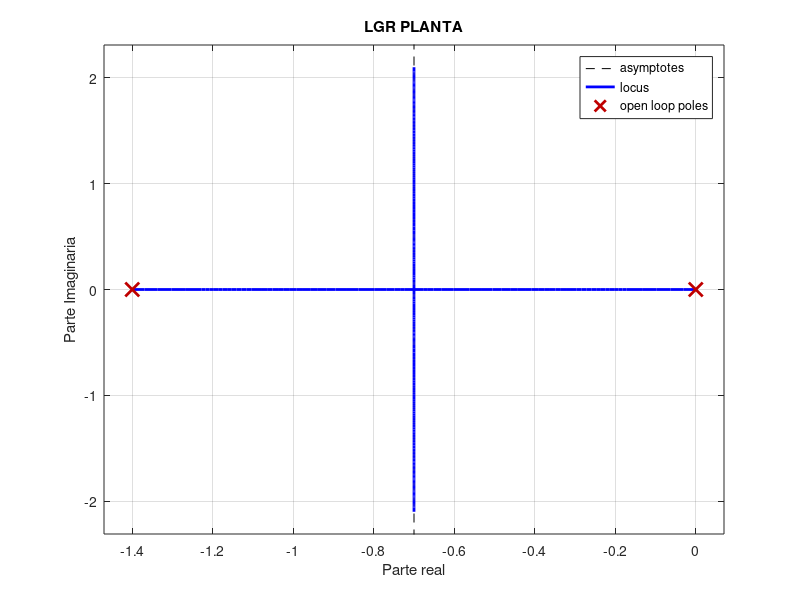
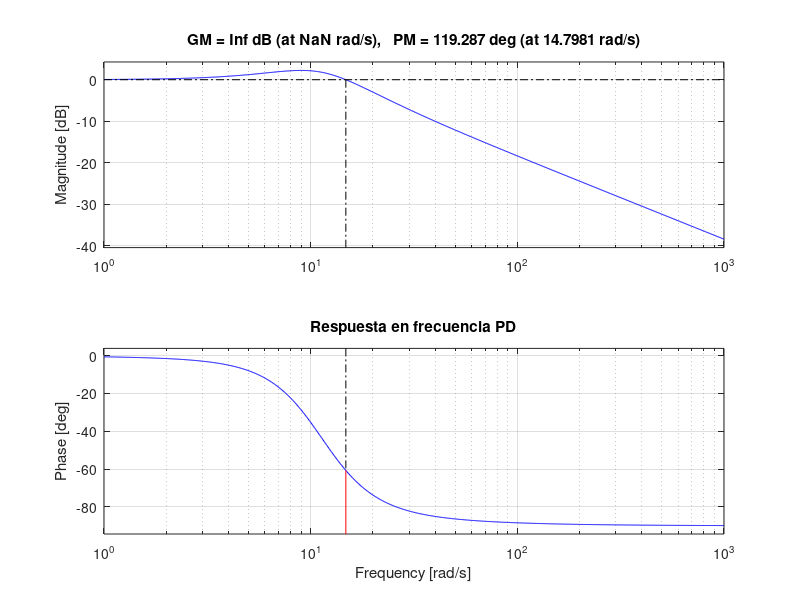

The MATLAB script that drew these images, in order: (Note: this script raises an error after producing the figures.)
%% Limpieza

close all;
clear;
clc

% Formato largo para coma flotante
format long;

%% Definicion del plano s y sistema a controlar

% Variable de Laplace
s = tf('s');
% Panta
% Datos
K_h = 11.4;
p1 = 1.4;
% FDT
G = (K_h)/(s*(s + p1));
%Realimantecion
H = 1;

[num, den] = tfdata(G,'v');

G_num = num;
G_den = den;

% Polos Lazo abierto
polos_LA = pole(G*H);
ceros_LA = zero(G*H);

figure('Name','LGR Planta');
rlocus(G*H);
grid on;
hold on;
xlabel('Parte real');
ylabel('Parte Imaginaria');
title('LGR PLANTA');
hold off;

%% Especificaciones

Mp = 10/100;
ts = 0.6;

% Coefic. xi y Wn
xi = sqrt((log(Mp)^2)/(pi^2 + log(Mp)^2));
% Xi sin sobre impulso
% xi = 1;
Wn = (4)/(xi*ts);

% Polos deseados
Pd1 = -xi*Wn + 1i * Wn * sqrt(1-xi^2);
Pd2 = -xi*Wn - 1i * Wn * sqrt(1-xi^2);

%% Parametros controlador

Kp = (Wn^2)/(K_h);
Td = (2*xi*Wn-p1)/(K_h*Kp);

G_PD = Kp * (1 + Td*s);

%% Comprobacion dominio de la frecuencia

fdt_lc = feedback(G_PD*G,H);

figure('Name','Analisis dominio de la frecuencia');
margin(fdt_lc);
hold on;
grid on;
title('Respuesta en frecuencia PD');
hold on;

[MG, MF, wcg, wcf] = margin(fdt_lc);

MG_dB = 20*log10(MG);

anchoBanda = bandwidth(fdt_lc);

fprintf('- Usando el controlador PD propuesto:\n');
fprintf('- El margen de ganancia es: %.2f dB.\n',MG_dB);
fprintf('- La wcg esta en: %.2f rad/s.\n',wcg);
fprintf('- El margen de fase es: %.2f grados.\n',MF);
fprintf('- La wcg esta en: %.2f rad/s.\n',wcf);
fprintf('- El ancho de banda es: %.2f rad/s.\n\n',anchoBanda);
fprintf(['- El sistema es estable ya que los margenes de ganancia y ' ...
    'fase son positivos\n']);
fprintf('- Ancho de Banda %.2f rad/s.\n\n',anchoBanda);

%% Respuesta ante entrada escalon

figure('Name','Respuesta PD');
step(fdt_lc ,'b');
title('Respuesta ante entrada escalon PD');
hold on;
plot([-1 5],[1+Mp 1+Mp],'r');

%% Controlador alternativo

K_alter = -11.156;
b_alter = 1.4;
a_alter = 13.3333;

G_comp_alter_sin_K = (s + b_alter)/(s + a_alter);

figure('Name',"LGR Control alternativo");
rlocus(G_comp_alter_sin_K*G);
grid on;
hold on;

G_comp_alter = K_alter*((s + b_alter)/(s + a_alter));

fdt_lc_alter = feedback(G_comp_alter*G,H);

polos_lc_alter = pole(fdt_lc_alter);
ceros_lc_alter = zero(fdt_lc_alter);

num_polos = length(polos_lc_alter);

fprintf('Los polos en lazo cerrado alternativo son:\n');
for n = 1:num_polos
    fprintf('Polo %d: %.4f + %.4fi\n', n, real(polos_lc_alter(n)), imag(polos_lc_alter(n)));
end

fprintf('Los polos no son los deseados\n');
fprintf(['El sistema no cumplira las especificaciones por que no tiene' ...
    ' situados los polos donde deberian estar Pd1 Y Pd2\n\n']);


%% Comprobacion K alternativa

[K_rlocfind,polos_lc_rlocfind] = rlocfind(G_comp_alter_sin_K*G*H,Pd1);

fdt_lc_alter_modificada = feedback(K_rlocfind*G_comp_alter_sin_K*G,H);

fprintf('Los polos en lazo cerrado alternativo modificado son:\n');
for n = 1:length(polos_lc_rlocfind)
    fprintf('Polo %d: %.4f + %.4fi\n', n, real(polos_lc_rlocfind(n)), imag(polos_lc_rlocfind(n)));
end

fprintf('Los polos son los deseados\n\n');




%% Comprobacion dominio de la frecuencia


figure('Name','Analisis dominio de la frecuencia controlador alternativo');
margin(fdt_lc_alter_modificada);
hold on;
grid on;
title('Respuesta en frecuencia controlador alternativo');
hold on;

[MG_alt, MF_alt, wcg_alt, wcf_alt] = margin(fdt_lc_alter_modificada);

MG_dB_alt = 20*log10(MG_alt);

anchoBanda_alt = bandwidth(fdt_lc_alter_modificada);

fprintf('- Usando el compensador de adelanto con la ganancia reajustada:\n');
fprintf('- El margen de ganancia es: %.2f dB.\n',MG_dB_alt);
fprintf('- La wcg esta en: %.2f rad/s.\n',wcg_alt);
fprintf('- El margen de fase es: %.2f grados.\n',MF_alt);
fprintf('- La wcg esta en: %.2f rad/s.\n',wcf_alt);
fprintf('- El ancho de banda es: %.2f rad/s.\n\n',anchoBanda_alt);


%% Respuesta ante entrada escalon controlador alternativo

figure('Name','Respuesta alternativa modificada');
step(fdt_lc_alter_modificada ,'r');
hold on;
plot([-1 5],[1+Mp 1+Mp],'b');
title('Respuesta ante entrada escalon diseno alternativo');
hold on;

%% Digitalizacion

% h_digitalizacion (periodo de muestreo)
% Sistema con una respuesta similar a un sistema de segundo orden h =
% 2pi/20Wn

h_digitalizacion = (2*pi)/(20*Wn);

bheta = 0;


A = Kp*((1+((2*bheta*Td)/(h_digitalizacion))));
B = Kp*((1-((2*bheta*Td)/(h_digitalizacion))));
C = Kp*((1+((2*Td)/(h_digitalizacion))));
D = Kp*((1-((2*Td)/(h_digitalizacion))));

%% Conclusion

respuesta = ['Vista la señal de control del sistema digitalizado usando la variante pd' ...
    ' no se logra eliminar por completo el sobre impulso, el diseño alternativo' ...
    ' con el método de cancelación cero-polo sí conseguía cumplir ante entrada' ...
    ' escalón digitalizando ese controlador podrían cumplirse las' ...
    ' especificaciones.'];

% Imprimir usando fprintf
fprintf(['Vista la señal de control del sistema digitalizado usando la variante pd\n' ...
    ' no se logra eliminar por completo el sobre impulso, el diseño alternativo\n' ...
    ' con el método de cancelación cero-polo sí conseguía cumplir ante entrada\n' ...
    ' escalón digitalizando ese controlador podrían cumplirse las\n' ...
    ' especificaciones.\n']);
